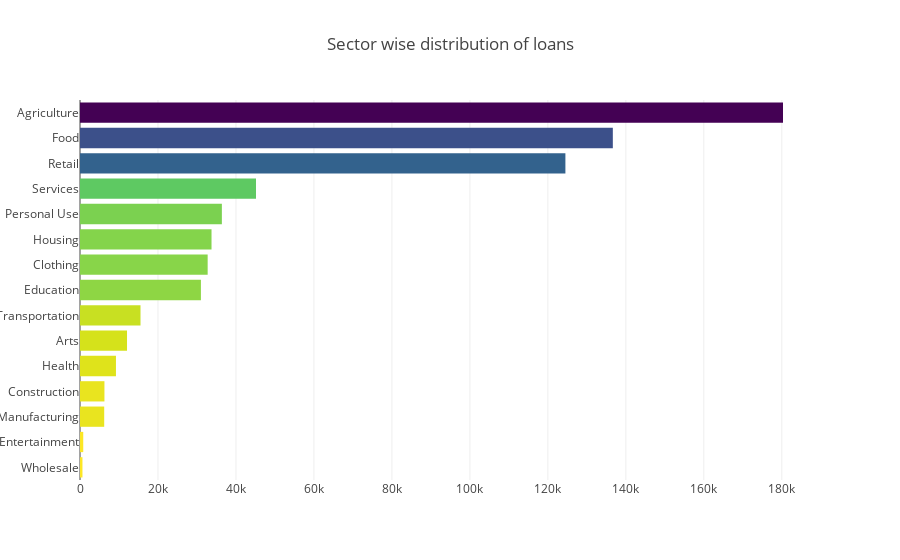

Notebook code cell kept with this figure:
### Code cell
sectors = loans['sector'].value_counts().head(25)
trace = go.Bar(
    y=sectors.index[::-1],
    x=sectors.values[::-1],
    orientation = 'h',
    marker=dict(
        color=sectors.values[::-1],
        colorscale = 'Viridis',
        reversescale = True
    ),
)

layout = dict(
    title='Sector wise distribution of loans',
    )
data = [trace]
fig = go.Figure(data=data, layout=layout)
py.iplot(fig, filename="SectorLoan")

### Figure 1 — Plotly figure (JSON) as saved in the notebook; plotly's stock layout.template omitted (floating-point values rounded to 4 significant figures)
{"data": [{"marker": {"color": [634, 830, 6208, 6268, 9223, 12060, 15518, 31013, 32742, 33731, 36385, 45140, 124494, 136657, 180302], "colorscale": "Viridis", "reversescale": true}, "orientation": "h", "type": "bar", "x": [634, 830, 6208, 6268, 9223, 12060, 15518, 31013, 32742, 33731, 36385, 45140, 124494, 136657, 180302], "y": ["Wholesale", "Entertainment", "Manufacturing", "Construction", "Health", "Arts", "Transportation", "Education", "Clothing", "Housing", "Personal Use", "Services", "Retail", "Food", "Agriculture"]}], "layout": {"title": "Sector wise distribution of loans"}}
